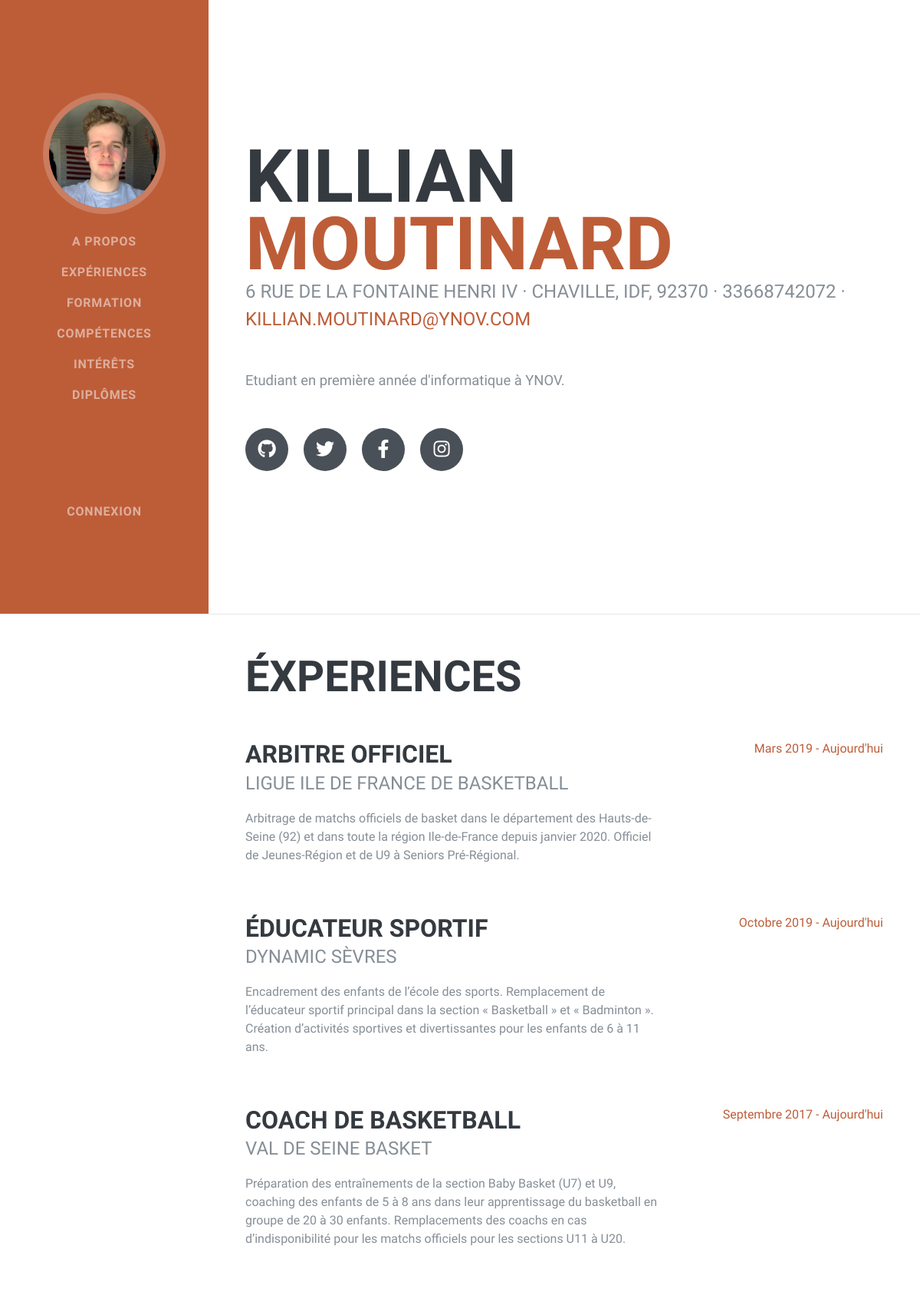
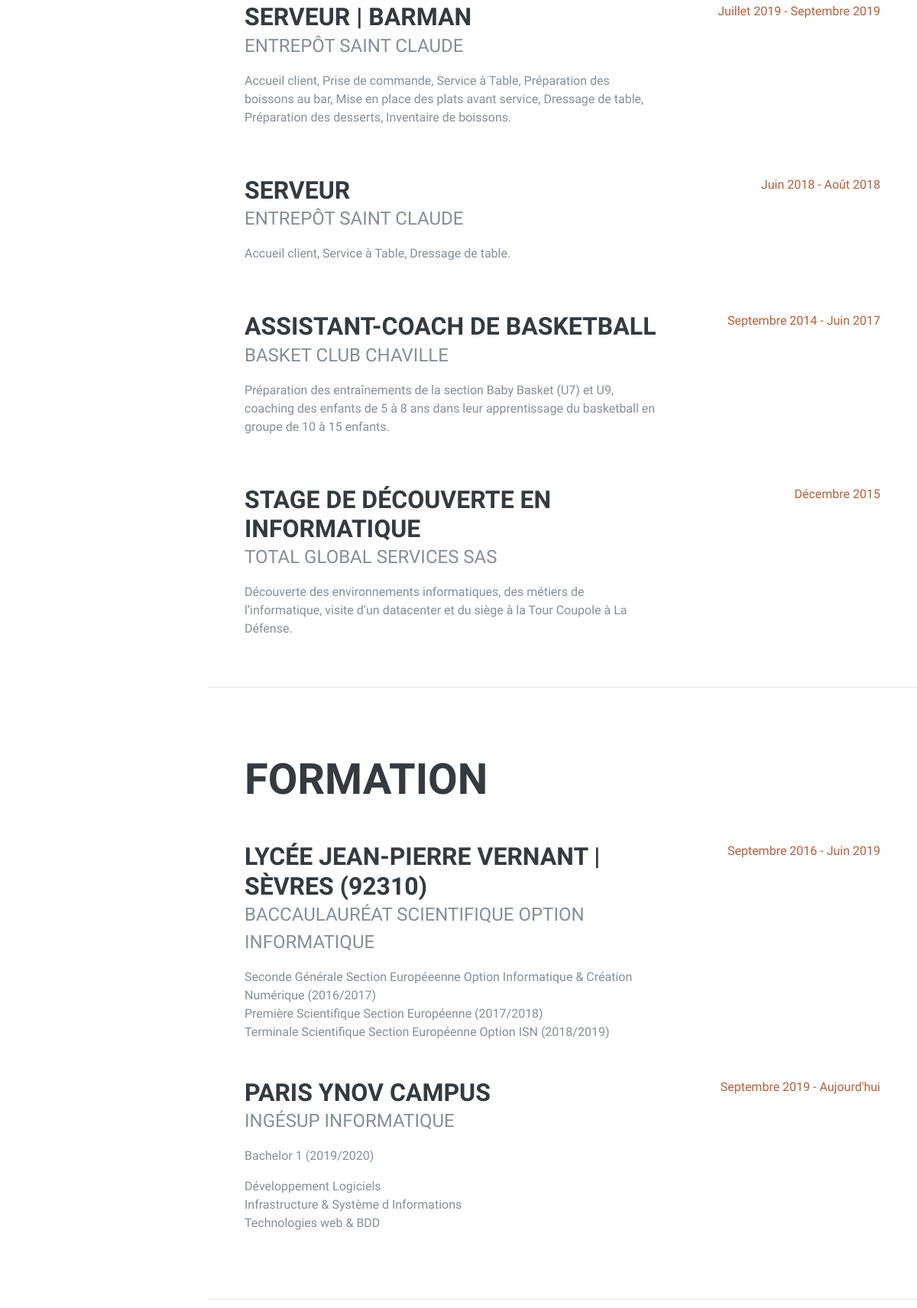
The page / (upper part) on the database its author committed (2 pictures, top to bottom).
### tables this page shows
CREATE TABLE `about` (
  `id_people` int(11) NOT NULL,
  `prenom` varchar(10) NOT NULL,
  `nom` varchar(10) NOT NULL,
  `adresse` varchar(100) NOT NULL,
  `ville` varchar(30) NOT NULL,
  `province` varchar(30) NOT NULL,
  `codepostal` int(6) NOT NULL,
  `numero_tel` varchar(20) NOT NULL,
  `email` varchar(100) NOT NULL,
  `description` varchar(300) NOT NULL,
  `deletion_flag` int(1) DEFAULT NULL
);

CREATE TABLE `experience` (
  `id_exp` int(11) NOT NULL,
  `metier` varchar(50) NOT NULL,
  `entreprise` varchar(100) NOT NULL,
  `description` varchar(300) NOT NULL,
  `date` varchar(30) NOT NULL,
  `deletion_flag` int(1) DEFAULT NULL
);

CREATE TABLE `formation` (
  `id_formation` int(11) NOT NULL,
  `lieu` varchar(100) NOT NULL,
  `filiere` varchar(100) NOT NULL,
  `description_1` varchar(200) NOT NULL,
  `description_2` varchar(200) NOT NULL,
  `description_3` varchar(200) NOT NULL,
  `description_4` varchar(200) NOT NULL,
  `date` varchar(100) NOT NULL,
  `deletion_flag` int(1) DEFAULT NULL
);

### data/about_sql.inc.php (called while the page is built)
<?php require("data/data.inc.php"); ?>
<?php
$result1 = $pdo->query("SELECT prenom FROM about WHERE id_people = 1 AND deletion_flag IS NULL");
$prenom1 = $result1->fetch(PDO::FETCH_OBJ);
$result2 = $pdo->query("SELECT nom FROM about WHERE id_people = 1 AND deletion_flag IS NULL");
$nom1 = $result2->fetch(PDO::FETCH_OBJ);
$result3 = $pdo->query("SELECT adresse FROM about WHERE id_people = 1 AND deletion_flag IS NULL");
$adresse1 = $result3->fetch(PDO::FETCH_OBJ);
$result4 = $pdo->query("SELECT ville FROM about WHERE id_people = 1 AND deletion_flag IS NULL");
$ville1 = $result4->fetch(PDO::FETCH_OBJ);
$result5 = $pdo->query("SELECT province FROM about WHERE id_people = 1 AND deletion_flag IS NULL");
$province1 = $result5->fetch(PDO::FETCH_OBJ);
$result6 = $pdo->query("SELECT codepostal FROM about WHERE id_people = 1 AND deletion_flag IS NULL");
$codepostal1 = $result6->fetch(PDO::FETCH_OBJ);
$result7 = $pdo->query("SELECT numero_tel FROM about WHERE id_people = 1 AND deletion_flag IS NULL");
$numero_tel1 = $result7->fetch(PDO::FETCH_OBJ);
$result8 = $pdo->query("SELECT email FROM about WHERE id_people = 1 AND deletion_flag IS NULL");
$email1 = $result8->fetch(PDO::FETCH_OBJ);
$result9 = $pdo->query("SELECT description FROM about WHERE id_people = 1 AND deletion_flag IS NULL");
$description1 = $result9->fetch(PDO::FETCH_OBJ);
?>

### data/exp_sql.inc.php (called while the page is built)
<?php require("data/data.inc.php"); ?>
<?php
$result = $pdo->query("SELECT metier FROM experience WHERE id_exp = 1 AND deletion_flag IS NULL");
$metier1 = $result->fetch(PDO::FETCH_OBJ);
$result1 = $pdo->query("SELECT entreprise FROM experience WHERE id_exp = 1 AND deletion_flag IS NULL");
$entreprise1 = $result1->fetch(PDO::FETCH_OBJ);
$result2 = $pdo->query("SELECT description FROM experience WHERE id_exp = 1 AND deletion_flag IS NULL");
$description1 = $result2->fetch(PDO::FETCH_OBJ);
$result3 = $pdo->query("SELECT date FROM experience WHERE id_exp = 1 AND deletion_flag IS NULL");
$date1 = $result3->fetch(PDO::FETCH_OBJ);
$result4 = $pdo->query("SELECT metier FROM experience WHERE id_exp = 2 AND deletion_flag IS NULL");
$metier2 = $result4->fetch(PDO::FETCH_OBJ);
$result5 = $pdo->query("SELECT entreprise FROM experience WHERE id_exp = 2 AND deletion_flag IS NULL");
$entreprise2 = $result5->fetch(PDO::FETCH_OBJ);
$result6 = $pdo->query("SELECT description FROM experience WHERE id_exp = 2 AND deletion_flag IS NULL");
$description2 = $result6->fetch(PDO::FETCH_OBJ);
$result7 = $pdo->query("SELECT date FROM experience WHERE id_exp = 2 AND deletion_flag IS NULL");
$date2 = $result7->fetch(PDO::FETCH_OBJ);
$result8 = $pdo->query("SELECT metier FROM experience WHERE id_exp = 3 AND deletion_flag IS NULL");
$metier3 = $result8->fetch(PDO::FETCH_OBJ);
$result9 = $pdo->query("SELECT entreprise FROM experience WHERE id_exp = 3 AND deletion_flag IS NULL");
$entreprise3 = $result9->fetch(PDO::FETCH_OBJ);
$result10 = $pdo->query("SELECT description FROM experience WHERE id_exp = 3 AND deletion_flag IS NULL");
$description3 = $result10->fetch(PDO::FETCH_OBJ);
$result11 = $pdo->query("SELECT date FROM experience WHERE id_exp = 3 AND deletion_flag IS NULL");
$date3 = $result11->fetch(PDO::FETCH_OBJ);
$result12 = $pdo->query("SELECT metier FROM experience WHERE id_exp = 4 AND deletion_flag IS NULL");
$metier4 = $result12->fetch(PDO::FETCH_OBJ);
$result13 = $pdo->query("SELECT entreprise FROM experience WHERE id_exp = 4 AND deletion_flag IS NULL");
$entreprise4 = $result13->fetch(PDO::FETCH_OBJ);
$result14 = $pdo->query("SELECT description FROM experience WHERE id_exp = 4 AND deletion_flag IS NULL");
$description4 = $result14->fetch(PDO::FETCH_OBJ);
$result15 = $pdo->query("SELECT date FROM experience WHERE id_exp = 4 AND deletion_flag IS NULL");
$date4 = $result15->fetch(PDO::FETCH_OBJ);
$result16 = $pdo->query("SELECT metier FROM experience WHERE id_exp = 5 AND deletion_flag IS NULL");
$metier5 = $result16->fetch(PDO::FETCH_OBJ);
$result17 = $pdo->query("SELECT entreprise FROM experience WHERE id_exp = 5 AND deletion_flag IS NULL");
$entreprise5 = $result17->fetch(PDO::FETCH_OBJ);
$result18 = $pdo->query("SELECT description FROM experience WHERE id_exp = 5 AND deletion_flag IS NULL");
$description5 = $result18->fetch(PDO::FETCH_OBJ);
$result19 = $pdo->query("SELECT date FROM experience WHERE id_exp = 5 AND deletion_flag IS NULL");
$date5 = $result19->fetch(PDO::FETCH_OBJ);
$result20 = $pdo->query("SELECT metier FROM experience WHERE id_exp = 6 AND deletion_flag IS NULL");
$metier6 = $result20->fetch(PDO::FETCH_OBJ);
$result21 = $pdo->query("SELECT entreprise FROM experience WHERE id_exp = 6 AND deletion_flag IS NULL");
$entreprise6 = $result21->fetch(PDO::FETCH_OBJ);
$result22 = $pdo->query("SELECT description FROM experience WHERE id_exp = 6 AND deletion_flag IS NULL");
$description6 = $result22->fetch(PDO::FETCH_OBJ);
$result23 = $pdo->query("SELECT date FROM experience WHERE id_exp = 6 AND deletion_flag IS NULL");
$date6 = $result23->fetch(PDO::FETCH_OBJ);
$result24 = $pdo->query("SELECT metier FROM experience WHERE id_exp = 7 AND deletion_flag IS NULL");
$metier7 = $result24->fetch(PDO::FETCH_OBJ);
$result25 = $pdo->query("SELECT entreprise FROM experience WHERE id_exp = 7 AND deletion_flag IS NULL");
$entreprise7 = $result25->fetch(PDO::FETCH_OBJ);
$result26 = $pdo->query("SELECT description FROM experience WHERE id_exp = 7 AND deletion_flag IS NULL");
$description7 = $result26->fetch(PDO::FETCH_OBJ);
$result27 = $pdo->query("SELECT date FROM experience WHERE id_exp = 7 AND deletion_flag IS NULL");
$date7 = $result27->fetch(PDO::FETCH_OBJ);
?>

### data/education_sql.inc.php (called while the page is built)
<?php require("data/data.inc.php"); ?>
<?php
$result1 = $pdo->query("SELECT lieu FROM formation WHERE id_formation = 1 AND deletion_flag IS NULL");
$lieu1 = $result1->fetch(PDO::FETCH_OBJ);
$result2 = $pdo->query("SELECT filiere FROM formation WHERE id_formation = 1 AND deletion_flag IS NULL");
$filiere1 = $result2->fetch(PDO::FETCH_OBJ);
$result3 = $pdo->query("SELECT description_1 FROM formation WHERE id_formation = 1 AND deletion_flag IS NULL");
$description1 = $result3->fetch(PDO::FETCH_OBJ);
$result4 = $pdo->query("SELECT description_2 FROM formation WHERE id_formation = 1 AND deletion_flag IS NULL");
$description2 = $result4->fetch(PDO::FETCH_OBJ);
$result5 = $pdo->query("SELECT description_3 FROM formation WHERE id_formation = 1 AND deletion_flag IS NULL");
$description3 = $result5->fetch(PDO::FETCH_OBJ);
$result6 = $pdo->query("SELECT date FROM formation WHERE id_formation = 1 AND deletion_flag IS NULL");
$date1 = $result6->fetch(PDO::FETCH_OBJ);
$result7 = $pdo->query("SELECT lieu FROM formation WHERE id_formation = 2 AND deletion_flag IS NULL");
$lieu2 = $result7->fetch(PDO::FETCH_OBJ);
$result8 = $pdo->query("SELECT filiere FROM formation WHERE id_formation = 2 AND deletion_flag IS NULL");
$filiere2 = $result8->fetch(PDO::FETCH_OBJ);
$result9 = $pdo->query("SELECT description_1 FROM formation WHERE id_formation = 2 AND deletion_flag IS NULL");
$description4 = $result9->fetch(PDO::FETCH_OBJ);
$result10 = $pdo->query("SELECT description_2 FROM formation WHERE id_formation = 2 AND deletion_flag IS NULL");
$description5 = $result10->fetch(PDO::FETCH_OBJ);
$result11 = $pdo->query("SELECT description_3 FROM formation WHERE id_formation = 2 AND deletion_flag IS NULL");
$description6 = $result11->fetch(PDO::FETCH_OBJ);
$result12 = $pdo->query("SELECT description_4 FROM formation WHERE id_formation = 2 AND deletion_flag IS NULL");
$description7 = $result12->fetch(PDO::FETCH_OBJ);
$result13 = $pdo->query("SELECT date FROM formation WHERE id_formation = 2 AND deletion_flag IS NULL");
$date2 = $result13->fetch(PDO::FETCH_OBJ);
?>

### inc/experience.inc.php (the view)
<?php require("data/exp_sql.inc.php"); ?>
<section class="resume-section p-3 p-lg-5 d-flex justify-content-center" id="experience">
      <div class="w-100">
        <h2 class="mb-5">Éxperiences</h2>
        <div class="resume-item d-flex flex-column flex-md-row justify-content-between mb-5">
          <div class="resume-content">
            <h3 class="mb-0"><?php echo $metier1->metier;?></h3>
            <div class="subheading mb-3"><?php echo $entreprise1->entreprise;?></div>
            <p><?php echo $description1->description;?></p>
          </div>
          <div class="resume-date text-md-right">
            <span class="text-primary"><?php echo $date1->date;?></span>
          </div>
        </div>
        <div class="resume-item d-flex flex-column flex-md-row justify-content-between mb-5">
          <div class="resume-content">
            <h3 class="mb-0"><?php echo $metier2->metier;?></h3>
            <div class="subheading mb-3"><?php echo $entreprise2->entreprise;?></div>
            <p><?php echo $description2->description;?></p>
          </div>
          <div class="resume-date text-md-right">
            <span class="text-primary"><?php echo $date2->date;?></span>
          </div>
        </div>
        <div class="resume-item d-flex flex-column flex-md-row justify-content-between mb-5">
          <div class="resume-content">
            <h3 class="mb-0"><?php echo $metier3->metier;?></h3>
            <div class="subheading mb-3"><?php echo $entreprise3->entreprise;?></div>
            <p><?php echo $description3->description;?></p>
          </div>
          <div class="resume-date text-md-right">
            <span class="text-primary"><?php echo $date3->date;?></span>
          </div>
        </div>
        <div class="resume-item d-flex flex-column flex-md-row justify-content-between mb-5">
          <div class="resume-content">
            <h3 class="mb-0"><?php echo $metier4->metier;?></h3>
            <div class="subheading mb-3"><?php echo $entreprise4->entreprise;?></div>
            <p><?php echo $description4->description;?></p>
          </div>
          <div class="resume-date text-md-right">
            <span class="text-primary"><?php echo $date4->date;?></span>
          </div>
        </div>
        <div class="resume-item d-flex flex-column flex-md-row justify-content-between mb-5">
          <div class="resume-content">
            <h3 class="mb-0"><?php echo $metier5->metier;?></h3>
            <div class="subheading mb-3"><?php echo $entreprise5->entreprise;?></div>
            <p><?php echo $description5->description;?></p>
          </div>
          <div class="resume-date text-md-right">
            <span class="text-primary"><?php echo $date5->date;?></span>
          </div>
        </div>
        <div class="resume-item d-flex flex-column flex-md-row justify-content-between mb-5">
          <div class="resume-content">
            <h3 class="mb-0"><?php echo $metier6->metier;?></h3>
            <div class="subheading mb-3"><?php echo $entreprise6->entreprise;?></div>
            <p><?php echo $description6->description;?></p>
          </div>
          <div class="resume-date text-md-right">
            <span class="text-primary"><?php echo $date6->date;?></span>
          </div>
        </div>
        <div class="resume-item d-flex flex-column flex-md-row justify-content-between">
          <div class="resume-content">
            <h3 class="mb-0"><?php echo $metier7->metier;?></h3>
            <div class="subheading mb-3"><?php echo $entreprise7->entreprise;?></div>
            <p><?php echo $description7->description;?></p>
          </div>
          <div class="resume-date text-md-right">
            <span class="text-primary"><?php echo $date7->date;?></span>
          </div>
        </div>
      </div>
    </section>
    <hr class="m-0">

### inc/about.inc.php
<?php require("data/about_sql.inc.php"); ?>
<section class="resume-section p-3 p-lg-5 d-flex align-items-center" id="about">
      <div class="w-100">
        <h1 class="mb-0"><?php echo $prenom1->prenom?>
          <span class="text-primary"><?php echo $nom1->nom?></span>
        </h1>
        <div class="subheading mb-5"><?php echo $adresse1->adresse?> · <?php echo $ville1->ville?>, <?php echo $province1->province?>, <?php echo $codepostal1->codepostal?> · <?php echo $numero_tel1->numero_tel?> ·
          <a href="mailto:killian.moutinard@ynov.com"><?php echo $email1->email?></a>
        </div>
        <p class="lead mb-5"><?php echo $description1->description?></p>
        <div class="social-icons">
          <a href="https://github.com/KillianM92">
            <i class="fab fa-github"></i>
          </a>
          <a href="https://twitter.com/K_Moutinard12">
            <i class="fab fa-twitter"></i>
          </a>
          <a href="https://www.facebook.com/killian.moutinard">
            <i class="fab fa-facebook-f"></i>
          </a>
          <a href="https://www.instagram.com/k.moutinard12/?hl=fr">
            <i class="fab fa-instagram"></i>
          </a>
        </div>
      </div>
    </section>
    <hr class="m-0">

### inc/education.inc.php
<?php require("data/education_sql.inc.php"); ?>
    <section class="resume-section p-3 p-lg-5 d-flex align-items-center" id="education">
      <div class="w-100">
        <h2 class="mb-5">Formation</h2>
        <div class="resume-item d-flex flex-column flex-md-row justify-content-between mb-5">
          <div class="resume-content">
            <h3 class="mb-0"><?php echo $lieu1->lieu;?></h3>
            <div class="subheading mb-3"><?php echo $filiere1->filiere;?></div>
            <div><?php echo $description1->description_1;?></div>
            <div><?php echo $description2->description_2;?></div>
            <div><?php echo $description3->description_3;?></div>
          </div>
          <div class="resume-date text-md-right">
            <span class="text-primary"><?php echo $date1->date;?></span>
          </div>
        </div>
        <div class="resume-item d-flex flex-column flex-md-row justify-content-between">
          <div class="resume-content">
            <h3 class="mb-0"><?php echo $lieu2->lieu;?></h3>
            <div class="subheading mb-3"><?php echo $filiere2->filiere;?></div>
            <p><?php echo $description4->description_1;?></p>
            <div><?php echo $description5->description_2;?></div>
            <div><?php echo $description6->description_3;?></div>
            <div><?php echo $description7->description_4;?></div>
          </div>
          <div class="resume-date text-md-right">
            <span class="text-primary"><?php echo $date2->date;?></span>
          </div>
        </div>
      </div>
    </section>
    <hr class="m-0">

### rows shown on the page
about: prenom "KILLIAN", nom "MOUTINARD", adresse "6 RUE DE LA FONTAINE HENRI IV", ville "CHAVILLE", province "IDF", codepostal "92370", numero_tel "33668742072", email "KILLIAN.MOUTINARD@YNOV.COM", description "Etudiant en première année d'informatique à YNOV."
experience: metier "ARBITRE OFFICIEL", entreprise "LIGUE ILE DE FRANCE DE BASKETBALL", description "Arbitrage de matchs officiels de basket dans le département des Hauts-de-Seine (92) et dans toute la région Ile-de-France depuis janvier 2020. Officiel de Jeunes-Région et de U9 à Seniors Pré-Régional.", date "Mars 2019 - Aujourd'hui"
experience: metier "ÉDUCATEUR SPORTIF", entreprise "DYNAMIC SÈVRES", description "Encadrement des enfants de l’école des sports. Remplacement de l’éducateur sportif principal dans la section « Basketball » et « Badminton ». Création d’activités sportives et divertissantes pour les enfants de 6 à 11 ans.", date "Octobre 2019 - Aujourd'hui"
experience: metier "COACH DE BASKETBALL", entreprise "VAL DE SEINE BASKET", description "Préparation des entraînements de la section Baby Basket (U7) et U9, coaching des enfants de 5 à 8 ans dans leur apprentissage du basketball en groupe de 20 à 30 enfants. Remplacements des coachs en cas d’indisponibilité pour les matchs officiels pour les sections U11 à U20.", date "Septembre 2017 - Aujourd'hui"
experience: metier "SERVEUR | BARMAN", entreprise "ENTREPÔT SAINT CLAUDE", description "Accueil client, Prise de commande, Service à Table, Préparation des boissons au bar, Mise en place des plats avant service, Dressage de table, Préparation des desserts, Inventaire de boissons.", date "Juillet 2019 - Septembre 2019"
experience: metier "SERVEUR", entreprise "ENTREPÔT SAINT CLAUDE", description "Accueil client, Service à Table, Dressage de table.", date "Juin 2018 - Août 2018"
experience: metier "ASSISTANT-COACH DE BASKETBALL", entreprise "BASKET CLUB CHAVILLE", description "Préparation des entraînements de la section Baby Basket (U7) et U9, coaching des enfants de 5 à 8 ans dans leur apprentissage du basketball en groupe de 10 à 15 enfants.", date "Septembre 2014 - Juin 2017"
experience: metier "STAGE DE DÉCOUVERTE EN INFORMATIQUE", entreprise "TOTAL GLOBAL SERVICES SAS", description "Découverte des environnements informatiques, des métiers de l’informatique, visite d’un datacenter et du siège à la Tour Coupole à La Défense.", date "Décembre 2015"
formation: lieu "LYCÉE JEAN-PIERRE VERNANT | SÈVRES (92310)", filiere "BACCAULAURÉAT SCIENTIFIQUE OPTION INFORMATIQUE", description_1 "Seconde Générale Section Européeenne Option Informatique & Création Numérique (2016/2017)", description_2 "Première Scientifique Section Européenne (2017/2018)", description_3 "Terminale Scientifique Section Européenne Option ISN (2018/2019)", date "Septembre 2016 - Juin 2019"
formation: lieu "PARIS YNOV CAMPUS", filiere "INGÉSUP INFORMATIQUE", description_1 "Bachelor 1 (2019/2020)", description_2 "Développement Logiciels", description_3 "Infrastructure & Système d Informations", description_4 "Technologies web & BDD", date "Septembre 2019 - Aujourd'hui"
